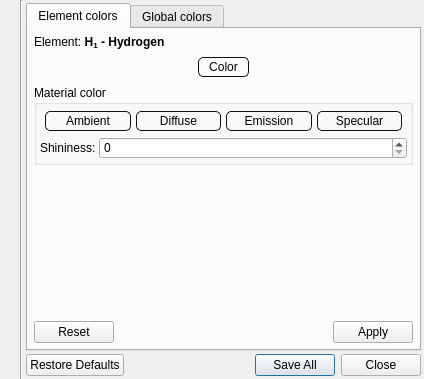
<?xml version="1.0" encoding="UTF-8"?>
<ui version="4.0">
 <class>ColorSetupWorkPanel</class>
 <widget class="QWidget" name="ColorSetupWorkPanel">
  <property name="geometry">
   <rect>
    <x>0</x>
    <y>0</y>
    <width>424</width>
    <height>379</height>
   </rect>
  </property>
  <property name="sizePolicy">
   <sizepolicy hsizetype="Minimum" vsizetype="Preferred">
    <horstretch>0</horstretch>
    <verstretch>0</verstretch>
   </sizepolicy>
  </property>
  <property name="windowTitle">
   <string>Form</string>
  </property>
  <property name="windowIcon">
   <iconset>
    <normaloff>:/images/AdminWorkPanels/color_setup.png</normaloff>:/images/AdminWorkPanels/color_setup.png</iconset>
  </property>
  <layout class="QHBoxLayout" name="horizontalLayout_2">
   <property name="spacing">
    <number>0</number>
   </property>
   <property name="margin">
    <number>0</number>
   </property>
   <item>
    <layout class="QVBoxLayout" name="verticalLayout_1">
     <item>
      <spacer name="verticalSpacer">
       <property name="orientation">
        <enum>Qt::Vertical</enum>
       </property>
       <property name="sizeHint" stdset="0">
        <size>
         <width>20</width>
         <height>40</height>
        </size>
       </property>
      </spacer>
     </item>
    </layout>
   </item>
   <item>
    <widget class="Line" name="line">
     <property name="orientation">
      <enum>Qt::Vertical</enum>
     </property>
    </widget>
   </item>
   <item>
    <layout class="QVBoxLayout" name="verticalLayout_2">
     <property name="spacing">
      <number>3</number>
     </property>
     <property name="margin">
      <number>3</number>
     </property>
     <item>
      <widget class="QTabWidget" name="tabWidget">
       <property name="currentIndex">
        <number>0</number>
       </property>
       <widget class="QWidget" name="elementTab">
        <attribute name="title">
         <string>Element colors</string>
        </attribute>
        <layout class="QVBoxLayout" name="verticalLayout">
         <property name="spacing">
          <number>6</number>
         </property>
         <property name="margin">
          <number>6</number>
         </property>
         <item>
          <widget class="QLabel" name="LElement">
           <property name="sizePolicy">
            <sizepolicy hsizetype="Expanding" vsizetype="Preferred">
             <horstretch>0</horstretch>
             <verstretch>0</verstretch>
            </sizepolicy>
           </property>
           <property name="toolTip">
            <string>Choose element from the table.</string>
           </property>
           <property name="text">
            <string>Element: &lt;b&gt;H&lt;sub&gt;1&lt;/sub&gt; - Hydrogen&lt;/b&gt;</string>
           </property>
          </widget>
         </item>
         <item>
          <widget class="QWidget" name="widget" native="true">
           <property name="styleSheet">
            <string notr="true">QPushButton {
	border: 1px solid #101010;
	border-radius: 5px;
    padding: 2px 10px 2px 10px;
    margin: 2px;
}</string>
           </property>
           <layout class="QHBoxLayout" name="horizontalLayout_8">
            <property name="spacing">
             <number>0</number>
            </property>
            <property name="margin">
             <number>0</number>
            </property>
            <item>
             <spacer name="horizontalSpacer_2">
              <property name="orientation">
               <enum>Qt::Horizontal</enum>
              </property>
              <property name="sizeHint" stdset="0">
               <size>
                <width>40</width>
                <height>20</height>
               </size>
              </property>
             </spacer>
            </item>
            <item>
             <widget class="QColorPushButton" name="TBEleColor">
              <property name="focusPolicy">
               <enum>Qt::NoFocus</enum>
              </property>
              <property name="text">
               <string>Color</string>
              </property>
             </widget>
            </item>
            <item>
             <spacer name="horizontalSpacer_1">
              <property name="orientation">
               <enum>Qt::Horizontal</enum>
              </property>
              <property name="sizeHint" stdset="0">
               <size>
                <width>40</width>
                <height>20</height>
               </size>
              </property>
             </spacer>
            </item>
           </layout>
          </widget>
         </item>
         <item>
          <widget class="QGroupBox" name="groupBox">
           <property name="styleSheet">
            <string notr="true">QPushButton {
	border: 1px solid #101010;
	border-radius: 5px;
    padding: 2px;
    margin: 2px;
}</string>
           </property>
           <property name="title">
            <string>Material color</string>
           </property>
           <layout class="QVBoxLayout" name="verticalLayout_5">
            <property name="spacing">
             <number>3</number>
            </property>
            <property name="margin">
             <number>3</number>
            </property>
            <item>
             <layout class="QHBoxLayout" name="_2">
              <property name="spacing">
               <number>1</number>
              </property>
              <property name="leftMargin">
               <number>3</number>
              </property>
              <property name="topMargin">
               <number>1</number>
              </property>
              <property name="rightMargin">
               <number>3</number>
              </property>
              <property name="bottomMargin">
               <number>1</number>
              </property>
              <item>
               <widget class="QColorPushButton" name="TBEleAmbient">
                <property name="minimumSize">
                 <size>
                  <width>0</width>
                  <height>0</height>
                 </size>
                </property>
                <property name="focusPolicy">
                 <enum>Qt::NoFocus</enum>
                </property>
                <property name="toolTip">
                 <string>Click to change color.</string>
                </property>
                <property name="whatsThis">
                 <string>Click on this button will invoke color dialog, where you can change colors for all properties. Ambient, diffuse, emission, specular.</string>
                </property>
                <property name="text">
                 <string>Ambient</string>
                </property>
               </widget>
              </item>
              <item>
               <widget class="QColorPushButton" name="TBEleDiffuse">
                <property name="minimumSize">
                 <size>
                  <width>0</width>
                  <height>0</height>
                 </size>
                </property>
                <property name="focusPolicy">
                 <enum>Qt::NoFocus</enum>
                </property>
                <property name="toolTip">
                 <string>Click to change color.</string>
                </property>
                <property name="whatsThis">
                 <string>Click on this button will invoke color dialog, where you can change colors for all properties. Ambient, diffuse, emission, specular.</string>
                </property>
                <property name="text">
                 <string>Diffuse</string>
                </property>
               </widget>
              </item>
              <item>
               <widget class="QColorPushButton" name="TBEleEmission">
                <property name="minimumSize">
                 <size>
                  <width>0</width>
                  <height>0</height>
                 </size>
                </property>
                <property name="focusPolicy">
                 <enum>Qt::NoFocus</enum>
                </property>
                <property name="toolTip">
                 <string>Click to change color.</string>
                </property>
                <property name="whatsThis">
                 <string>Click on this button will invoke color dialog, where you can change colors for all properties. Ambient, diffuse, emission, specular.</string>
                </property>
                <property name="text">
                 <string>Emission</string>
                </property>
               </widget>
              </item>
              <item>
               <widget class="QColorPushButton" name="TBEleSpecular">
                <property name="minimumSize">
                 <size>
                  <width>0</width>
                  <height>0</height>
                 </size>
                </property>
                <property name="focusPolicy">
                 <enum>Qt::NoFocus</enum>
                </property>
                <property name="toolTip">
                 <string>Click to change color.</string>
                </property>
                <property name="whatsThis">
                 <string>Click on this button will invoke color dialog, where you can change colors for all properties. Ambient, diffuse, emission, specular.</string>
                </property>
                <property name="text">
                 <string>Specular</string>
                </property>
               </widget>
              </item>
             </layout>
            </item>
            <item>
             <layout class="QHBoxLayout" name="horizontalLayout">
              <item>
               <widget class="QLabel" name="label_3">
                <property name="sizePolicy">
                 <sizepolicy hsizetype="Minimum" vsizetype="Preferred">
                  <horstretch>0</horstretch>
                  <verstretch>0</verstretch>
                 </sizepolicy>
                </property>
                <property name="text">
                 <string>Shininess:</string>
                </property>
               </widget>
              </item>
              <item>
               <widget class="QSpinBox" name="SBEleShininess">
                <property name="sizePolicy">
                 <sizepolicy hsizetype="Expanding" vsizetype="Fixed">
                  <horstretch>0</horstretch>
                  <verstretch>0</verstretch>
                 </sizepolicy>
                </property>
                <property name="maximum">
                 <number>128</number>
                </property>
               </widget>
              </item>
             </layout>
            </item>
           </layout>
          </widget>
         </item>
         <item>
          <spacer name="verticalSpacer_2">
           <property name="orientation">
            <enum>Qt::Vertical</enum>
           </property>
           <property name="sizeHint" stdset="0">
            <size>
             <width>20</width>
             <height>40</height>
            </size>
           </property>
          </spacer>
         </item>
         <item>
          <widget class="QDialogButtonBox" name="applyBB_1">
           <property name="standardButtons">
            <set>QDialogButtonBox::Apply|QDialogButtonBox::Reset</set>
           </property>
          </widget>
         </item>
        </layout>
       </widget>
       <widget class="QWidget" name="globalTab">
        <attribute name="title">
         <string>Global colors</string>
        </attribute>
        <layout class="QVBoxLayout" name="verticalLayout_7">
         <property name="spacing">
          <number>6</number>
         </property>
         <property name="margin">
          <number>6</number>
         </property>
         <item>
          <widget class="QGroupBox" name="groupBox_2">
           <property name="styleSheet">
            <string notr="true">QPushButton {
	border: 1px solid #101010;
	border-radius: 5px;
    padding: 2px;
    margin: 2px;
}</string>
           </property>
           <property name="title">
            <string>Uniform color defaults</string>
           </property>
           <layout class="QVBoxLayout" name="verticalLayout_3">
            <property name="spacing">
             <number>3</number>
            </property>
            <property name="margin">
             <number>3</number>
            </property>
            <item>
             <layout class="QHBoxLayout" name="horizontalLayout_4">
              <item>
               <widget class="QLabel" name="label_2">
                <property name="sizePolicy">
                 <sizepolicy hsizetype="Minimum" vsizetype="Preferred">
                  <horstretch>0</horstretch>
                  <verstretch>0</verstretch>
                 </sizepolicy>
                </property>
                <property name="text">
                 <string>Type:</string>
                </property>
               </widget>
              </item>
              <item>
               <widget class="QComboBox" name="CBType">
                <property name="sizePolicy">
                 <sizepolicy hsizetype="Expanding" vsizetype="Fixed">
                  <horstretch>0</horstretch>
                  <verstretch>0</verstretch>
                 </sizepolicy>
                </property>
               </widget>
              </item>
             </layout>
            </item>
            <item>
             <layout class="QHBoxLayout" name="horizontalLayout_3">
              <property name="spacing">
               <number>0</number>
              </property>
              <item>
               <widget class="QColorPushButton" name="TBGlbAmbient">
                <property name="sizePolicy">
                 <sizepolicy hsizetype="Minimum" vsizetype="Fixed">
                  <horstretch>0</horstretch>
                  <verstretch>0</verstretch>
                 </sizepolicy>
                </property>
                <property name="minimumSize">
                 <size>
                  <width>0</width>
                  <height>0</height>
                 </size>
                </property>
                <property name="palette">
                 <palette>
                  <active>
                   <colorrole role="Button">
                    <brush brushstyle="SolidPattern">
                     <color alpha="255">
                      <red>68</red>
                      <green>170</green>
                      <blue>247</blue>
                     </color>
                    </brush>
                   </colorrole>
                  </active>
                  <inactive>
                   <colorrole role="Button">
                    <brush brushstyle="SolidPattern">
                     <color alpha="255">
                      <red>68</red>
                      <green>170</green>
                      <blue>247</blue>
                     </color>
                    </brush>
                   </colorrole>
                  </inactive>
                  <disabled>
                   <colorrole role="Button">
                    <brush brushstyle="SolidPattern">
                     <color alpha="255">
                      <red>68</red>
                      <green>170</green>
                      <blue>247</blue>
                     </color>
                    </brush>
                   </colorrole>
                  </disabled>
                 </palette>
                </property>
                <property name="toolTip">
                 <string>Click to change color.</string>
                </property>
                <property name="whatsThis">
                 <string>Click on this button will invoke color dialog, where you can change colors for all properties. Ambient, diffuse, emission, specular.</string>
                </property>
                <property name="text">
                 <string>Ambient</string>
                </property>
               </widget>
              </item>
              <item>
               <widget class="QColorPushButton" name="TBGlbDiffuse">
                <property name="sizePolicy">
                 <sizepolicy hsizetype="Minimum" vsizetype="Fixed">
                  <horstretch>0</horstretch>
                  <verstretch>0</verstretch>
                 </sizepolicy>
                </property>
                <property name="minimumSize">
                 <size>
                  <width>0</width>
                  <height>0</height>
                 </size>
                </property>
                <property name="toolTip">
                 <string>Click to change color.</string>
                </property>
                <property name="whatsThis">
                 <string>Click on this button will invoke color dialog, where you can change colors for all properties. Ambient, diffuse, emission, specular.</string>
                </property>
                <property name="text">
                 <string>Diffuse</string>
                </property>
               </widget>
              </item>
              <item>
               <widget class="QColorPushButton" name="TBGlbEmission">
                <property name="sizePolicy">
                 <sizepolicy hsizetype="Minimum" vsizetype="Fixed">
                  <horstretch>0</horstretch>
                  <verstretch>0</verstretch>
                 </sizepolicy>
                </property>
                <property name="minimumSize">
                 <size>
                  <width>0</width>
                  <height>0</height>
                 </size>
                </property>
                <property name="toolTip">
                 <string>Click to change color.</string>
                </property>
                <property name="whatsThis">
                 <string>Click on this button will invoke color dialog, where you can change colors for all properties. Ambient, diffuse, emission, specular.</string>
                </property>
                <property name="text">
                 <string>Emission</string>
                </property>
               </widget>
              </item>
              <item>
               <widget class="QColorPushButton" name="TBGlbSpecular">
                <property name="sizePolicy">
                 <sizepolicy hsizetype="Minimum" vsizetype="Fixed">
                  <horstretch>0</horstretch>
                  <verstretch>0</verstretch>
                 </sizepolicy>
                </property>
                <property name="minimumSize">
                 <size>
                  <width>0</width>
                  <height>0</height>
                 </size>
                </property>
                <property name="toolTip">
                 <string>Click to change color.</string>
                </property>
                <property name="whatsThis">
                 <string>Click on this button will invoke color dialog, where you can change colors for all properties. Ambient, diffuse, emission, specular.</string>
                </property>
                <property name="text">
                 <string>Specular</string>
                </property>
               </widget>
              </item>
             </layout>
            </item>
            <item>
             <layout class="QHBoxLayout" name="horizontalLayout_7">
              <item>
               <widget class="QLabel" name="label_5">
                <property name="sizePolicy">
                 <sizepolicy hsizetype="Minimum" vsizetype="Preferred">
                  <horstretch>0</horstretch>
                  <verstretch>0</verstretch>
                 </sizepolicy>
                </property>
                <property name="text">
                 <string>Shininess:</string>
                </property>
               </widget>
              </item>
              <item>
               <widget class="QSpinBox" name="SBGlbShininess">
                <property name="sizePolicy">
                 <sizepolicy hsizetype="Expanding" vsizetype="Fixed">
                  <horstretch>0</horstretch>
                  <verstretch>0</verstretch>
                 </sizepolicy>
                </property>
                <property name="maximum">
                 <number>128</number>
                </property>
               </widget>
              </item>
             </layout>
            </item>
           </layout>
          </widget>
         </item>
         <item>
          <widget class="QGroupBox" name="groupBox_3">
           <property name="styleSheet">
            <string notr="true">QPushButton {
	border: 1px solid #101010;
	border-radius: 5px;
    padding: 2px;
    margin: 2px;
}</string>
           </property>
           <property name="title">
            <string>Selection color</string>
           </property>
           <layout class="QVBoxLayout" name="verticalLayout_4">
            <property name="spacing">
             <number>3</number>
            </property>
            <property name="margin">
             <number>3</number>
            </property>
            <item>
             <layout class="QHBoxLayout" name="horizontalLayout_6">
              <item>
               <spacer name="horizontalSpacer_3">
                <property name="orientation">
                 <enum>Qt::Horizontal</enum>
                </property>
                <property name="sizeHint" stdset="0">
                 <size>
                  <width>40</width>
                  <height>20</height>
                 </size>
                </property>
               </spacer>
              </item>
              <item>
               <widget class="QColorPushButton" name="TBSelColor">
                <property name="text">
                 <string>Color</string>
                </property>
               </widget>
              </item>
              <item>
               <spacer name="horizontalSpacer_4">
                <property name="orientation">
                 <enum>Qt::Horizontal</enum>
                </property>
                <property name="sizeHint" stdset="0">
                 <size>
                  <width>40</width>
                  <height>20</height>
                 </size>
                </property>
               </spacer>
              </item>
             </layout>
            </item>
            <item>
             <widget class="QGroupBox" name="groupBox_4">
              <property name="title">
               <string>Material color</string>
              </property>
              <layout class="QVBoxLayout" name="verticalLayout_6">
               <property name="spacing">
                <number>3</number>
               </property>
               <property name="margin">
                <number>3</number>
               </property>
               <item>
                <layout class="QHBoxLayout" name="_3">
                 <property name="spacing">
                  <number>1</number>
                 </property>
                 <property name="leftMargin">
                  <number>3</number>
                 </property>
                 <property name="topMargin">
                  <number>1</number>
                 </property>
                 <property name="rightMargin">
                  <number>3</number>
                 </property>
                 <property name="bottomMargin">
                  <number>1</number>
                 </property>
                 <item>
                  <widget class="QColorPushButton" name="TBSelAmbient">
                   <property name="minimumSize">
                    <size>
                     <width>0</width>
                     <height>0</height>
                    </size>
                   </property>
                   <property name="focusPolicy">
                    <enum>Qt::NoFocus</enum>
                   </property>
                   <property name="toolTip">
                    <string>Click to change color.</string>
                   </property>
                   <property name="whatsThis">
                    <string>Click on this button will invoke color dialog, where you can change colors for all properties. Ambient, diffuse, emission, specular.</string>
                   </property>
                   <property name="text">
                    <string>Ambient</string>
                   </property>
                  </widget>
                 </item>
                 <item>
                  <widget class="QColorPushButton" name="TBSelDiffuse">
                   <property name="minimumSize">
                    <size>
                     <width>0</width>
                     <height>0</height>
                    </size>
                   </property>
                   <property name="focusPolicy">
                    <enum>Qt::NoFocus</enum>
                   </property>
                   <property name="toolTip">
                    <string>Click to change color.</string>
                   </property>
                   <property name="whatsThis">
                    <string>Click on this button will invoke color dialog, where you can change colors for all properties. Ambient, diffuse, emission, specular.</string>
                   </property>
                   <property name="text">
                    <string>Diffuse</string>
                   </property>
                  </widget>
                 </item>
                 <item>
                  <widget class="QColorPushButton" name="TBSelEmission">
                   <property name="minimumSize">
                    <size>
                     <width>0</width>
                     <height>0</height>
                    </size>
                   </property>
                   <property name="focusPolicy">
                    <enum>Qt::NoFocus</enum>
                   </property>
                   <property name="toolTip">
                    <string>Click to change color.</string>
                   </property>
                   <property name="whatsThis">
                    <string>Click on this button will invoke color dialog, where you can change colors for all properties. Ambient, diffuse, emission, specular.</string>
                   </property>
                   <property name="text">
                    <string>Emission</string>
                   </property>
                  </widget>
                 </item>
                 <item>
                  <widget class="QColorPushButton" name="TBSelSpecular">
                   <property name="minimumSize">
                    <size>
                     <width>0</width>
                     <height>0</height>
                    </size>
                   </property>
                   <property name="focusPolicy">
                    <enum>Qt::NoFocus</enum>
                   </property>
                   <property name="toolTip">
                    <string>Click to change color.</string>
                   </property>
                   <property name="whatsThis">
                    <string>Click on this button will invoke color dialog, where you can change colors for all properties. Ambient, diffuse, emission, specular.</string>
                   </property>
                   <property name="text">
                    <string>Specular</string>
                   </property>
                  </widget>
                 </item>
                </layout>
               </item>
               <item>
                <layout class="QHBoxLayout" name="horizontalLayout_5">
                 <item>
                  <widget class="QLabel" name="label_4">
                   <property name="sizePolicy">
                    <sizepolicy hsizetype="Minimum" vsizetype="Preferred">
                     <horstretch>0</horstretch>
                     <verstretch>0</verstretch>
                    </sizepolicy>
                   </property>
                   <property name="text">
                    <string>Shininess:</string>
                   </property>
                  </widget>
                 </item>
                 <item>
                  <widget class="QSpinBox" name="SBSelShininess">
                   <property name="sizePolicy">
                    <sizepolicy hsizetype="Expanding" vsizetype="Fixed">
                     <horstretch>0</horstretch>
                     <verstretch>0</verstretch>
                    </sizepolicy>
                   </property>
                   <property name="maximum">
                    <number>128</number>
                   </property>
                  </widget>
                 </item>
                </layout>
               </item>
              </layout>
             </widget>
            </item>
           </layout>
          </widget>
         </item>
         <item>
          <widget class="QDialogButtonBox" name="applyBB_2">
           <property name="standardButtons">
            <set>QDialogButtonBox::Apply|QDialogButtonBox::Reset</set>
           </property>
          </widget>
         </item>
        </layout>
       </widget>
      </widget>
     </item>
     <item>
      <widget class="QDialogButtonBox" name="mainBB">
       <property name="standardButtons">
        <set>QDialogButtonBox::Close|QDialogButtonBox::RestoreDefaults|QDialogButtonBox::SaveAll</set>
       </property>
      </widget>
     </item>
    </layout>
   </item>
  </layout>
 </widget>
 <customwidgets>
  <customwidget>
   <class>QColorPushButton</class>
   <extends>QPushButton</extends>
   <header location="global">ColorPushButton.hpp</header>
  </customwidget>
 </customwidgets>
 <resources/>
 <connections/>
</ui>
